Frame 1 (no input): blank canvas, image omitted
Frame 60 (the mouse pressed at the canvas centre just before this capture): blank canvas, image omitted
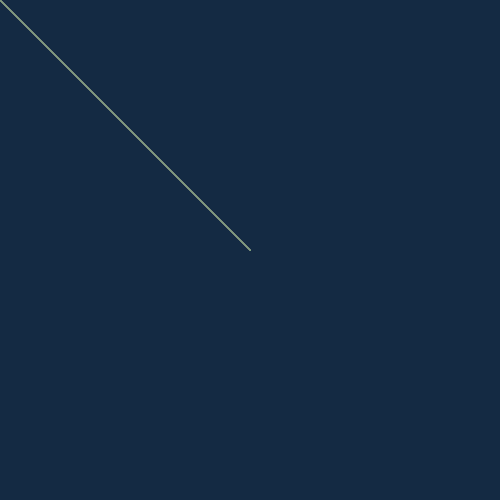
Frame 120 (the mouse held since frame 60 and released just before this capture)

The Processing sketch whose frames 1 and 60 were blank and that drew this single picture after the mouse press (run headless with seeded random() and noise(); from frame 60 on, the mouse is pressed at the canvas centre):

// Processing sketch: processing_68805
// ── processing_68805.pde


float x2;
float y2;

int clicked =-1;

void setup()
{
 background(20,42,67);
 size(500,500); 
 smooth();
}

void draw()
{
 //background(mouseX/2, mouseY/2, mouseY/2, mouseX/2);
 // rect(0,mouseY,width,1);
 //stroke(mouseX/2, mouseY/2, random(255));
 stroke(mouseX/2, random(255), mouseY/2, 80);
//if (clicked==1)
 //{
    line( mouseX,mouseY,x2,y2);
 //}
}

void mouseClicked()
{
   x2=random(255);
   y2=random(255);
   clicked*=-1;
}
